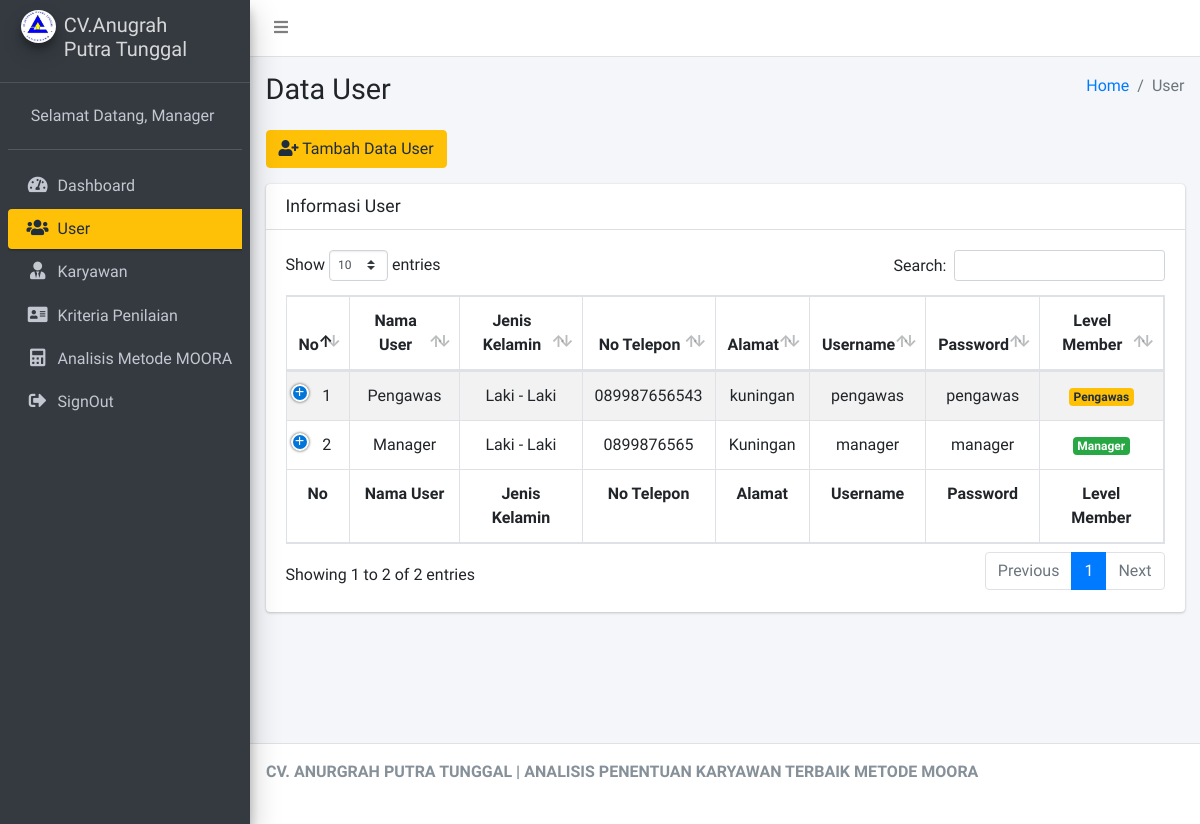
Before: /Manager/cUser (signed in) with the older database file.
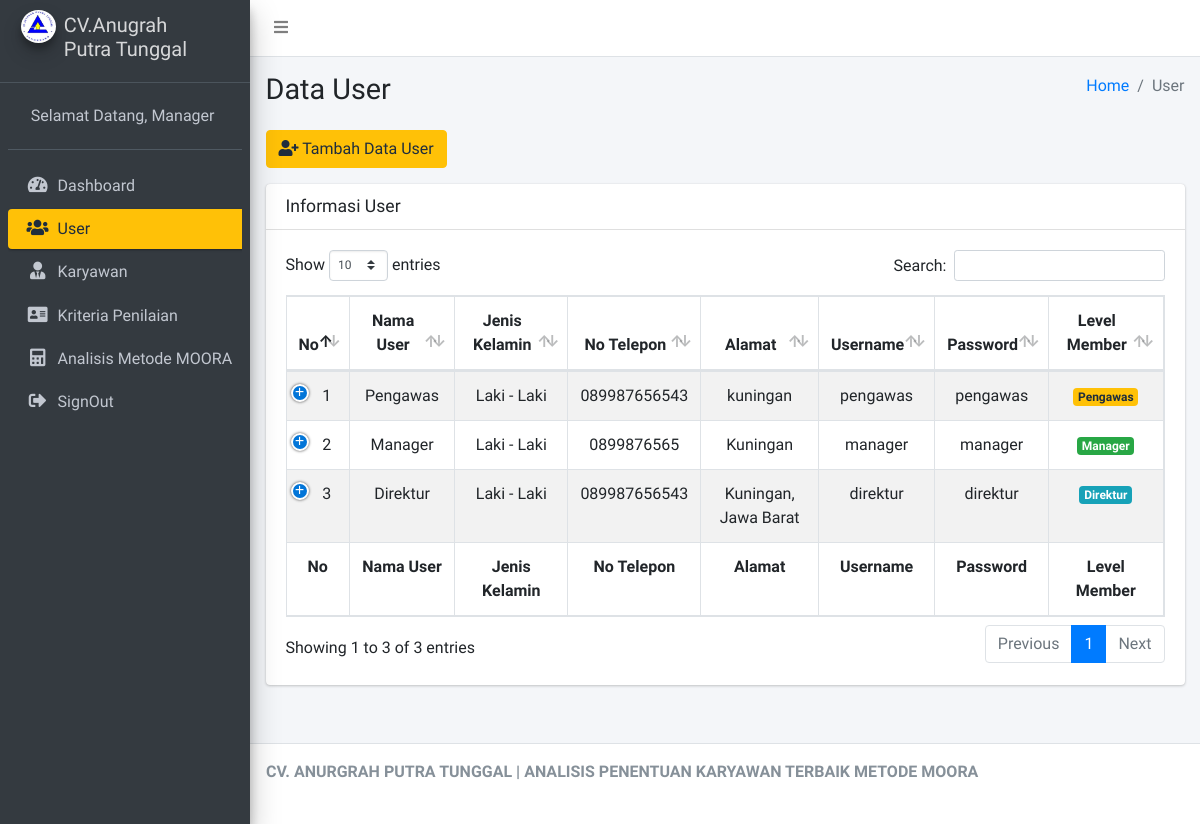
After: the same page with the newer database file.
### tables this page shows
CREATE TABLE `tbl_user` (
  `id_user` int(11) NOT NULL,
  `nama_user` varchar(125) NOT NULL,
  `alamat_user` text NOT NULL,
  `no_hp_user` varchar(15) NOT NULL,
  `jk_user` varchar(20) NOT NULL,
  `username` varchar(125) NOT NULL,
  `password` varchar(125) NOT NULL,
  `level_user` int(11) NOT NULL
);

### application/controllers/Manager/cUser.php (called while the page is built, shortened)
<?php
class cUser extends CI_Controller
{
	public function __construct()
	{
		$this->load->model('mUser');
	}
	public function index()
	{
		$data = array(
			'user' => $this->mUser->select()
		);
		$this->load->view('Manager/Layout/head');
		$this->load->view('Manager/Layout/aside');
		$this->load->view('Manager/vUser', $data);
		$this->load->view('Manager/Layout/footer');
	}
}

### index.php (called while the page is built, shortened)
<?php
require_once BASEPATH.'core/CodeIgniter.php';

### application/models/mUser.php (called while the page is built, shortened)
<?php
class mUser extends CI_Model
{
	public function select()
	{
		$this->db->select('*');
		$this->db->from('tbl_user');
		return $this->db->get()->result();
	}
}

### application/views/Manager/vUser.php (the view, shortened to what this page needs)
<div class="content-wrapper">
	<section class="content-header">
		<div class="container-fluid">
			<div class="row mb-2">
				<div class="col-sm-6">
					<h1>Data User</h1>
				</div>
				<div class="col-sm-6">
					<ol class="breadcrumb float-sm-right">
						<li class="breadcrumb-item"><a href="#">Home</a></li>
						<li class="breadcrumb-item active">User</li>
					</ol>
				</div>
			</div>
		</div>
	</section>
	<section class="content">
		<div class="container-fluid">
			<div class="row">
				<div class="col-12  ">
					<button type="button" class="btn btn-warning mb-3" data-toggle="modal" data-target="#modal-default">
						<i class="fas fa-user-plus"></i> Tambah Data User
					</button>
					<div class="card">
						<div class="card-header">
							<h3 class="card-title">Informasi User</h3>
						</div>
						<div class="card-body">
							<table id="example1" class="table table-bordered table-striped">
								<thead>
									<tr>
										<th class="text-center">No</th>
										<th class="text-center">Nama User</th>
										<th class="text-center">Jenis Kelamin</th>
										<th class="text-center">No Telepon</th>
										<th class="text-center">Alamat</th>
										<th class="text-center">Username</th>
										<th class="text-center">Password</th>
										<th class="text-center">Level Member</th>
									</tr>
								</thead>
								<tbody>
									<?php
									$no = 1;
									foreach ($user as $key => $value) {
									?>
										<tr>
											<td class="text-center"><?= $no++ ?></td>
											<td class="text-center"><?= $value->nama_user ?></td>
											<td class="text-center"><?= $value->jk_user ?></td>
											<td class="text-center"><?= $value->no_hp_user ?></td>
											<td class="text-center"><?= $value->alamat_user ?></td>
											<td class="text-center"><?= $value->username ?></td>
											<td class="text-center"><?= $value->password ?></td>
											<td class="text-center"><?php
																	if ($value->level_user == '1') {
																	?>
													<span class="badge badge-success">Manager</span>
												<?php
																	} else if ($value->level_user == '2') {
												?>
													<span class="badge badge-warning">Pengawas</span>
												<?php
																	} else {
												?>
													<span class="badge badge-info">Direktur</span>
												<?php
																	}
												?>
											</td>
										</tr>
									<?php
									}
									?>
								</tbody>
								<tfoot>
									<tr>
										<th class="text-center">No</th>
										<th class="text-center">Nama User</th>
										<th class="text-center">Jenis Kelamin</th>
										<th class="text-center">No Telepon</th>
										<th class="text-center">Alamat</th>
										<th class="text-center">Username</th>
										<th class="text-center">Password</th>
										<th class="text-center">Level Member</th>
									</tr>
								</tfoot>
							</table>
						</div>
					</div>
				</div>
			</div>
		</div>
	</section>
</div>

### application/views/Manager/Layout/head.php (shortened to what this page needs)
<!DOCTYPE html>
<html>
<head>
	<link rel="stylesheet" href="<?= base_url('asset/AdminLTE/') ?>plugins/fontawesome-free/css/all.min.css">
	<link rel="stylesheet" href="https://code.ionicframework.com/ionicons/2.0.1/css/ionicons.min.css">
	<link rel="stylesheet" href="<?= base_url('asset/AdminLTE/') ?>plugins/tempusdominus-bootstrap-4/css/tempusdominus-bootstrap-4.min.css">
	<link rel="stylesheet" href="<?= base_url('asset/AdminLTE/') ?>dist/css/adminlte.min.css">
	<link rel="stylesheet" href="<?= base_url('asset/AdminLTE/') ?>plugins/overlayScrollbars/css/OverlayScrollbars.min.css">
	<link rel="stylesheet" href="<?= base_url('asset/AdminLTE/') ?>plugins/daterangepicker/daterangepicker.css">
	<link rel="stylesheet" href="<?= base_url('asset/AdminLTE/') ?>plugins/summernote/summernote-bs4.css">
	<link rel="stylesheet" href="<?= base_url('asset/AdminLTE/') ?>plugins/datatables-bs4/css/dataTables.bootstrap4.min.css">
	<link rel="stylesheet" href="<?= base_url('asset/AdminLTE/') ?>plugins/datatables-responsive/css/responsive.bootstrap4.min.css">
	<link rel="stylesheet" href="<?= base_url('asset/AdminLTE/') ?>plugins/daterangepicker/daterangepicker.css">
	<link rel="stylesheet" href="<?= base_url('asset/AdminLTE/') ?>plugins/select2/css/select2.min.css">
	<link rel="stylesheet" href="<?= base_url('asset/AdminLTE/') ?>plugins/select2-bootstrap4-theme/select2-bootstrap4.min.css">
</head>
<body class="hold-transition sidebar-mini layout-fixed">
	<div class="wrapper">
		<nav class="main-header navbar navbar-expand navbar-white navbar-light">
			<ul class="navbar-nav">
				<li class="nav-item">
					<a class="nav-link" data-widget="pushmenu" href="#" role="button"><i class="fas fa-bars"></i></a>
				</li>
			</ul>
		</nav>

### application/views/Manager/Layout/aside.php
<aside class="main-sidebar sidebar-dark-warning elevation-4">
	<a href="index3.html" class="brand-link">
		<img src="<?= base_url('asset/logo.jpg') ?>" alt="AdminLTE Logo" class="brand-image img-circle elevation-3">
		<h5 class="brand-text font-weight-light">CV.Anugrah <br>Putra Tunggal</h5>
	</a>
	<div class="sidebar">
		<div class="user-panel mt-3 pb-3 mb-3 d-flex">
			<div class="image">
			</div>
			<div class="info">
				<a href="#" class="d-block">Selamat Datang, Manager</a>
			</div>
		</div>
		<nav class="mt-2">
			<ul class="nav nav-pills nav-sidebar flex-column" data-widget="treeview" role="menu" data-accordion="false">
				<li class="nav-item">
					<a href="<?= base_url('Manager/cDashboard') ?>" class="nav-link   <?php if ($this->uri->segment(1) == 'Manager' && $this->uri->segment(2) == 'cDashboard') {
																							echo 'active';
																						}  ?>">
						<i class="nav-icon fas fa-tachometer-alt"></i>
						<p>Dashboard</p>
					</a>
				</li>
				<li class="nav-item">
					<a href="<?= base_url('Manager/cUser') ?>" class="nav-link  <?php if ($this->uri->segment(1) == 'Manager' && $this->uri->segment(2) == 'cUser') {
																					echo 'active';
																				}  ?>">
						<i class="nav-icon fas fa-users"></i>
						<p>
							User
						</p>
					</a>
				</li>
				<li class="nav-item">
					<a href="<?= base_url('Manager/cKaryawan') ?>" class="nav-link  <?php if ($this->uri->segment(1) == 'Manager' && $this->uri->segment(2) == 'cKaryawan') {
																						echo 'active';
																					}  ?>">
						<i class="nav-icon fas fa-user-tie"></i>
						<p>
							Karyawan
						</p>
					</a>
				</li>
				<li class="nav-item">
					<a href="<?= base_url('Manager/cKriteria') ?>" class="nav-link  <?php if ($this->uri->segment(1) == 'Manager' && $this->uri->segment(2) == 'cKriteria') {
																						echo 'active';
																					}  ?>">
						<i class="nav-icon fas fa-address-card"></i>
						<p>
							Kriteria Penilaian
						</p>
					</a>
				</li>
				<li class="nav-item">
					<a href="<?= base_url('Manager/cAnalisis') ?>" class="nav-link  <?php if ($this->uri->segment(1) == 'Manager' && $this->uri->segment(2) == 'cAnalisis') {
																						echo 'active';
																					}  ?>">
						<i class="nav-icon fas fa-calculator"></i>
						<p>
							Analisis Metode MOORA
						</p>
					</a>
				</li>
				<li class="nav-item">
					<a href="<?= base_url('cAuth/logout') ?>" class="nav-link">
						<i class="nav-icon fas fa-sign-out-alt"></i>
						<p>SignOut</p>
					</a>
				</li>
			</ul>
		</nav>
	</div>
</aside>

### application/views/Manager/Layout/footer.php (shortened to what this page needs)
<footer class="main-footer">
	<strong>CV. ANURGRAH PUTRA TUNGGAL | ANALISIS PENENTUAN KARYAWAN TERBAIK METODE MOORA</strong>
</footer>
</div>
</body>
</html>

Changed rows visible on the page:
added tbl_user: nama_user "Direktur", jk_user "Laki - Laki", no_hp_user "089987656543", alamat_user "Kuningan, Jawa Barat", username "direktur", password "direktur", level_user "Direktur"
Other visible differences:
text written by a page script: "Show entries Search: Showing 1 to 2 of 2 entries Previous 1 Next" → "Show entries Search: Showing 1 to 3 of 3 entries Previous 1 Next"
